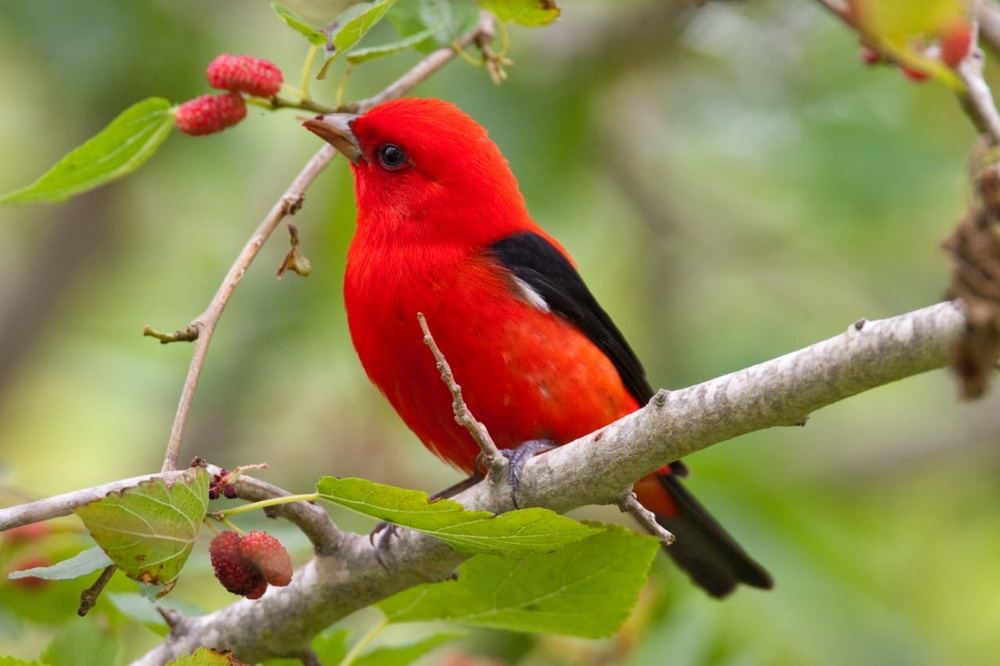
#> input picture bird.jpeg, 1000 x 666 px, shrunk from 1280 x 853 before the run
$ jupyter execute Image_to_Pencil_Sketch_using_python.ipynb
#> lines starting #> are read from the running program, lines starting #| are printed output that depends on the picture
# **TASK-04 Image TO Pencil Sketch with python**

# **AUTHOR- MADHURI PRASAD**

# Importing necessary package

[cell 1]
import cv2
from google.colab.patches import cv2_imshow
image = cv2.imread("bird.jpeg")
#> image is the input picture: shape (666, 1000, 3); mean B, G, R 79.1, 134.1, 146.4
cv2_imshow(image)

[cell 2]
cv2.waitKey(0)
gray_image = cv2.cvtColor(image, cv2.COLOR_BGR2GRAY)
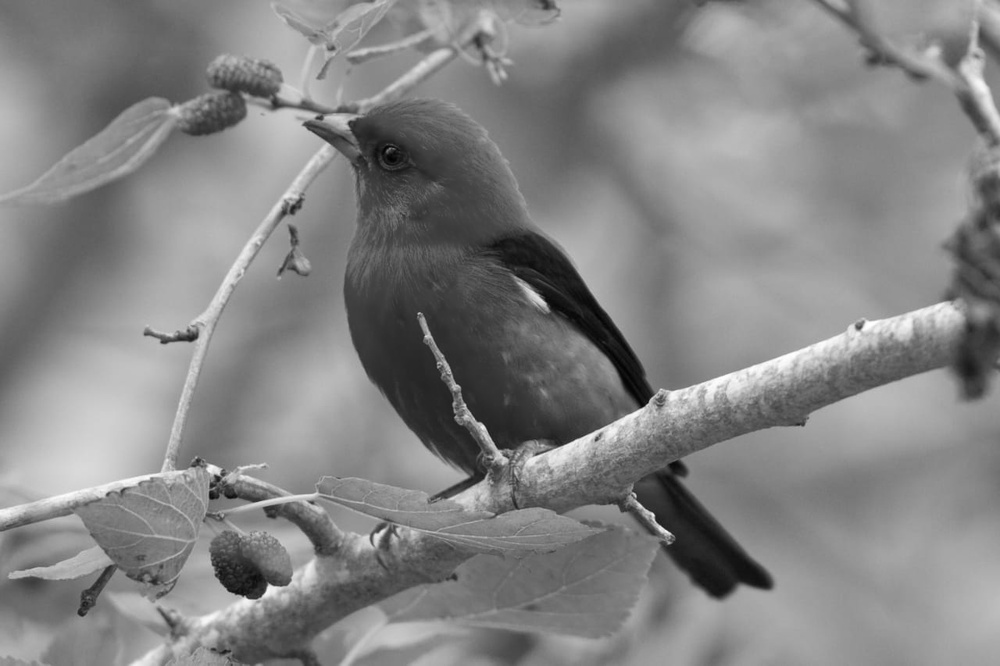
#> gray_image: shape (666, 1000); min 1, max 255, mean 131.5
cv2_imshow(gray_image)
cv2.waitKey(0)

[cell 3]
inverted_image = 255 - gray_image
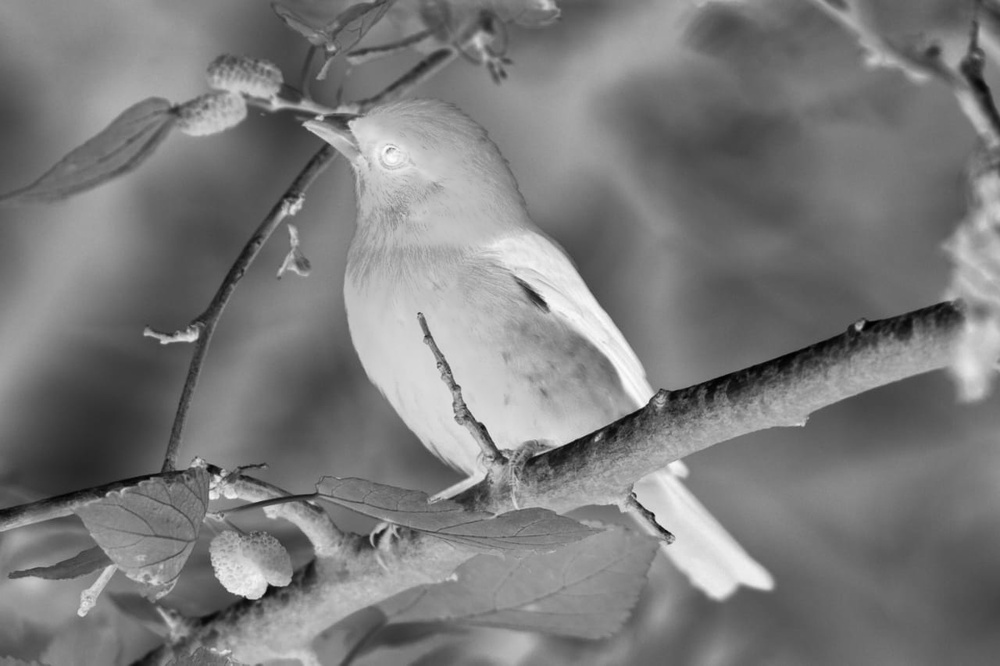
#> inverted_image: shape (666, 1000); min 0, max 254, mean 123.5
cv2_imshow(inverted_image)
cv2.waitKey()
blurred = cv2.GaussianBlur(inverted_image, (21, 21), 0)

[cell 4]
inverted_blurred = 255 - blurred
pencil_sketch = cv2.divide(gray_image, inverted_blurred, scale=256.0)
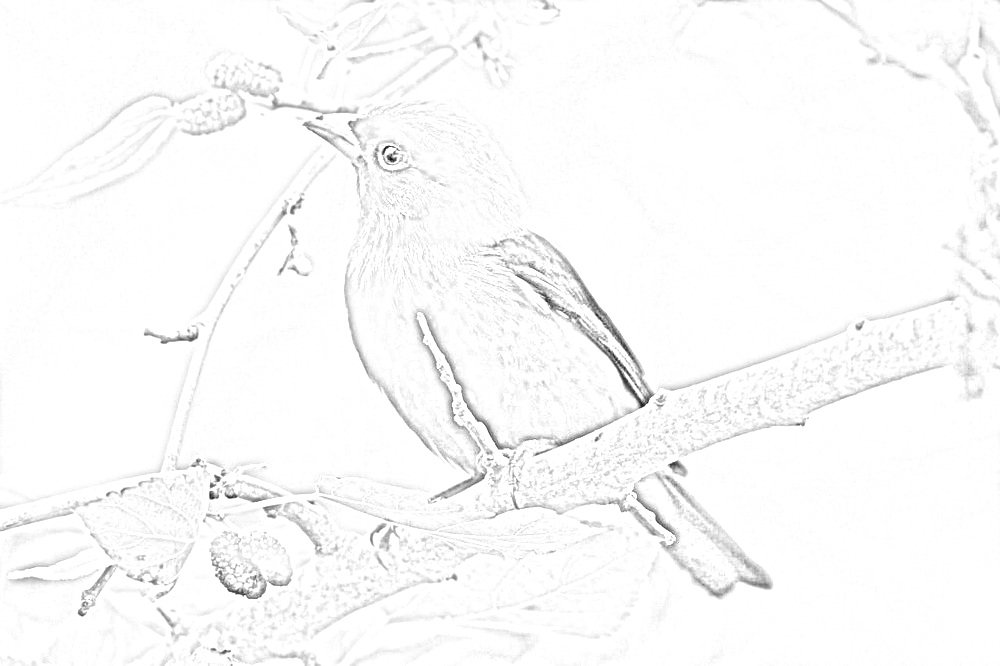
#> pencil_sketch: shape (666, 1000); min 13, max 255, mean 250.1
cv2_imshow(pencil_sketch)
cv2.waitKey(0)
